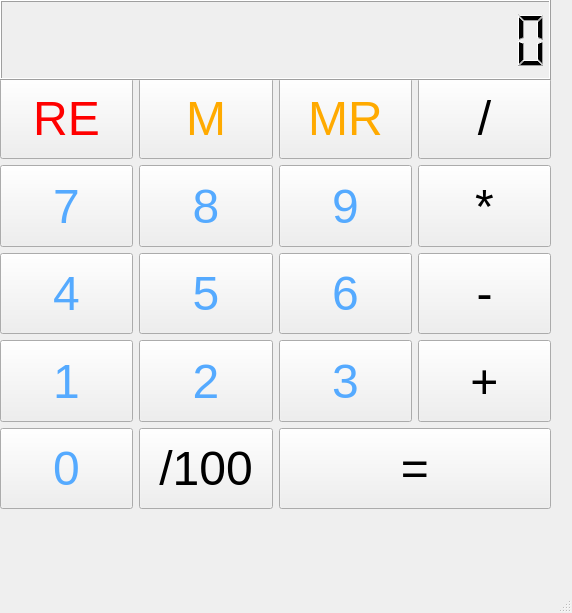
<?xml version="1.0" encoding="UTF-8"?>
<ui version="4.0">
 <class>MainWindow</class>
 <widget class="QMainWindow" name="MainWindow">
  <property name="geometry">
   <rect>
    <x>0</x>
    <y>0</y>
    <width>572</width>
    <height>613</height>
   </rect>
  </property>
  <property name="windowTitle">
   <string>MainWindow</string>
  </property>
  <widget class="QWidget" name="centralwidget">
   <widget class="QWidget" name="gridLayoutWidget">
    <property name="geometry">
     <rect>
      <x>0</x>
      <y>78</y>
      <width>551</width>
      <height>431</height>
     </rect>
    </property>
    <layout class="QGridLayout" name="gridLayout">
     <item row="4" column="0">
      <widget class="QPushButton" name="pushButton_0">
       <property name="sizePolicy">
        <sizepolicy hsizetype="Minimum" vsizetype="Expanding">
         <horstretch>0</horstretch>
         <verstretch>0</verstretch>
        </sizepolicy>
       </property>
       <property name="font">
        <font>
         <pointsize>36</pointsize>
        </font>
       </property>
       <property name="styleSheet">
        <string notr="true">color: rgb(85, 170, 255);</string>
       </property>
       <property name="text">
        <string>0</string>
       </property>
      </widget>
     </item>
     <item row="1" column="0">
      <widget class="QPushButton" name="pushButton_7">
       <property name="sizePolicy">
        <sizepolicy hsizetype="Minimum" vsizetype="Expanding">
         <horstretch>0</horstretch>
         <verstretch>0</verstretch>
        </sizepolicy>
       </property>
       <property name="font">
        <font>
         <pointsize>36</pointsize>
        </font>
       </property>
       <property name="styleSheet">
        <string notr="true">color: rgb(85, 170, 255);</string>
       </property>
       <property name="text">
        <string>7</string>
       </property>
      </widget>
     </item>
     <item row="2" column="0">
      <widget class="QPushButton" name="pushButton_4">
       <property name="sizePolicy">
        <sizepolicy hsizetype="Minimum" vsizetype="Expanding">
         <horstretch>0</horstretch>
         <verstretch>0</verstretch>
        </sizepolicy>
       </property>
       <property name="font">
        <font>
         <pointsize>36</pointsize>
        </font>
       </property>
       <property name="styleSheet">
        <string notr="true">color: rgb(85, 170, 255);</string>
       </property>
       <property name="text">
        <string>4</string>
       </property>
      </widget>
     </item>
     <item row="4" column="2" colspan="2">
      <widget class="QPushButton" name="pushButton_eq">
       <property name="sizePolicy">
        <sizepolicy hsizetype="Minimum" vsizetype="Expanding">
         <horstretch>0</horstretch>
         <verstretch>0</verstretch>
        </sizepolicy>
       </property>
       <property name="font">
        <font>
         <pointsize>36</pointsize>
        </font>
       </property>
       <property name="text">
        <string>=</string>
       </property>
      </widget>
     </item>
     <item row="2" column="2">
      <widget class="QPushButton" name="pushButton_6">
       <property name="sizePolicy">
        <sizepolicy hsizetype="Minimum" vsizetype="Expanding">
         <horstretch>0</horstretch>
         <verstretch>0</verstretch>
        </sizepolicy>
       </property>
       <property name="font">
        <font>
         <pointsize>36</pointsize>
        </font>
       </property>
       <property name="styleSheet">
        <string notr="true">color: rgb(85, 170, 255);</string>
       </property>
       <property name="text">
        <string>6</string>
       </property>
      </widget>
     </item>
     <item row="2" column="3">
      <widget class="QPushButton" name="pushButton_sub">
       <property name="sizePolicy">
        <sizepolicy hsizetype="Minimum" vsizetype="Expanding">
         <horstretch>0</horstretch>
         <verstretch>0</verstretch>
        </sizepolicy>
       </property>
       <property name="font">
        <font>
         <pointsize>36</pointsize>
        </font>
       </property>
       <property name="text">
        <string>-</string>
       </property>
      </widget>
     </item>
     <item row="3" column="2">
      <widget class="QPushButton" name="pushButton_3">
       <property name="sizePolicy">
        <sizepolicy hsizetype="Minimum" vsizetype="Expanding">
         <horstretch>0</horstretch>
         <verstretch>0</verstretch>
        </sizepolicy>
       </property>
       <property name="font">
        <font>
         <pointsize>36</pointsize>
        </font>
       </property>
       <property name="styleSheet">
        <string notr="true">color: rgb(85, 170, 255);</string>
       </property>
       <property name="text">
        <string>3</string>
       </property>
      </widget>
     </item>
     <item row="0" column="0">
      <widget class="QPushButton" name="pushButton_RE">
       <property name="sizePolicy">
        <sizepolicy hsizetype="Minimum" vsizetype="Expanding">
         <horstretch>0</horstretch>
         <verstretch>0</verstretch>
        </sizepolicy>
       </property>
       <property name="font">
        <font>
         <pointsize>36</pointsize>
        </font>
       </property>
       <property name="styleSheet">
        <string notr="true">color: rgb(255, 0, 0);</string>
       </property>
       <property name="text">
        <string>RE</string>
       </property>
      </widget>
     </item>
     <item row="0" column="1">
      <widget class="QPushButton" name="pushButton_M">
       <property name="sizePolicy">
        <sizepolicy hsizetype="Minimum" vsizetype="Expanding">
         <horstretch>0</horstretch>
         <verstretch>0</verstretch>
        </sizepolicy>
       </property>
       <property name="font">
        <font>
         <pointsize>36</pointsize>
        </font>
       </property>
       <property name="styleSheet">
        <string notr="true">color: rgb(255, 170, 0);</string>
       </property>
       <property name="text">
        <string>M</string>
       </property>
      </widget>
     </item>
     <item row="2" column="1">
      <widget class="QPushButton" name="pushButton_5">
       <property name="sizePolicy">
        <sizepolicy hsizetype="Minimum" vsizetype="Expanding">
         <horstretch>0</horstretch>
         <verstretch>0</verstretch>
        </sizepolicy>
       </property>
       <property name="font">
        <font>
         <pointsize>36</pointsize>
        </font>
       </property>
       <property name="styleSheet">
        <string notr="true">color: rgb(85, 170, 255);</string>
       </property>
       <property name="text">
        <string>5</string>
       </property>
      </widget>
     </item>
     <item row="1" column="2">
      <widget class="QPushButton" name="pushButton_9">
       <property name="sizePolicy">
        <sizepolicy hsizetype="Minimum" vsizetype="Expanding">
         <horstretch>0</horstretch>
         <verstretch>0</verstretch>
        </sizepolicy>
       </property>
       <property name="font">
        <font>
         <pointsize>36</pointsize>
        </font>
       </property>
       <property name="styleSheet">
        <string notr="true">color: rgb(85, 170, 255);</string>
       </property>
       <property name="text">
        <string>9</string>
       </property>
      </widget>
     </item>
     <item row="0" column="3">
      <widget class="QPushButton" name="pushButton_div">
       <property name="sizePolicy">
        <sizepolicy hsizetype="Minimum" vsizetype="Expanding">
         <horstretch>0</horstretch>
         <verstretch>0</verstretch>
        </sizepolicy>
       </property>
       <property name="font">
        <font>
         <pointsize>36</pointsize>
        </font>
       </property>
       <property name="text">
        <string>/</string>
       </property>
      </widget>
     </item>
     <item row="3" column="1">
      <widget class="QPushButton" name="pushButton_2">
       <property name="sizePolicy">
        <sizepolicy hsizetype="Minimum" vsizetype="Expanding">
         <horstretch>0</horstretch>
         <verstretch>0</verstretch>
        </sizepolicy>
       </property>
       <property name="font">
        <font>
         <pointsize>36</pointsize>
        </font>
       </property>
       <property name="styleSheet">
        <string notr="true">color: rgb(85, 170, 255);</string>
       </property>
       <property name="text">
        <string>2</string>
       </property>
      </widget>
     </item>
     <item row="1" column="3">
      <widget class="QPushButton" name="pushButton_mul">
       <property name="sizePolicy">
        <sizepolicy hsizetype="Minimum" vsizetype="Expanding">
         <horstretch>0</horstretch>
         <verstretch>0</verstretch>
        </sizepolicy>
       </property>
       <property name="font">
        <font>
         <pointsize>36</pointsize>
        </font>
       </property>
       <property name="text">
        <string>*</string>
       </property>
      </widget>
     </item>
     <item row="3" column="0">
      <widget class="QPushButton" name="pushButton_1">
       <property name="sizePolicy">
        <sizepolicy hsizetype="Minimum" vsizetype="Expanding">
         <horstretch>0</horstretch>
         <verstretch>0</verstretch>
        </sizepolicy>
       </property>
       <property name="font">
        <font>
         <pointsize>36</pointsize>
        </font>
       </property>
       <property name="styleSheet">
        <string notr="true">color: rgb(85, 170, 255);</string>
       </property>
       <property name="text">
        <string>1</string>
       </property>
      </widget>
     </item>
     <item row="4" column="1">
      <widget class="QPushButton" name="pushButton_perc">
       <property name="enabled">
        <bool>true</bool>
       </property>
       <property name="sizePolicy">
        <sizepolicy hsizetype="Minimum" vsizetype="Expanding">
         <horstretch>0</horstretch>
         <verstretch>0</verstretch>
        </sizepolicy>
       </property>
       <property name="font">
        <font>
         <pointsize>36</pointsize>
        </font>
       </property>
       <property name="text">
        <string>/100</string>
       </property>
      </widget>
     </item>
     <item row="3" column="3">
      <widget class="QPushButton" name="pushButton_add">
       <property name="sizePolicy">
        <sizepolicy hsizetype="Minimum" vsizetype="Expanding">
         <horstretch>0</horstretch>
         <verstretch>0</verstretch>
        </sizepolicy>
       </property>
       <property name="font">
        <font>
         <pointsize>36</pointsize>
        </font>
       </property>
       <property name="text">
        <string>+</string>
       </property>
      </widget>
     </item>
     <item row="0" column="2">
      <widget class="QPushButton" name="pushButton_MR">
       <property name="sizePolicy">
        <sizepolicy hsizetype="Minimum" vsizetype="Expanding">
         <horstretch>0</horstretch>
         <verstretch>0</verstretch>
        </sizepolicy>
       </property>
       <property name="font">
        <font>
         <pointsize>36</pointsize>
        </font>
       </property>
       <property name="styleSheet">
        <string notr="true">color: rgb(255, 170, 0);</string>
       </property>
       <property name="text">
        <string>MR</string>
       </property>
      </widget>
     </item>
     <item row="1" column="1">
      <widget class="QPushButton" name="pushButton_8">
       <property name="sizePolicy">
        <sizepolicy hsizetype="Minimum" vsizetype="Expanding">
         <horstretch>0</horstretch>
         <verstretch>0</verstretch>
        </sizepolicy>
       </property>
       <property name="font">
        <font>
         <pointsize>36</pointsize>
        </font>
       </property>
       <property name="styleSheet">
        <string notr="true">color: rgb(85, 170, 255);</string>
       </property>
       <property name="text">
        <string>8</string>
       </property>
      </widget>
     </item>
    </layout>
   </widget>
   <widget class="QWidget" name="gridLayoutWidget_2">
    <property name="geometry">
     <rect>
      <x>0</x>
      <y>0</y>
      <width>551</width>
      <height>80</height>
     </rect>
    </property>
    <layout class="QGridLayout" name="gridLayout_2">
     <item row="0" column="0">
      <widget class="QLCDNumber" name="lcdNumber">
       <property name="digitCount">
        <number>18</number>
       </property>
      </widget>
     </item>
    </layout>
   </widget>
  </widget>
  <widget class="QStatusBar" name="statusbar"/>
 </widget>
 <resources/>
 <connections>
  <connection>
   <sender>pushButton_RE</sender>
   <signal>clicked()</signal>
   <receiver>MainWindow</receiver>
   <slot>reset()</slot>
   <hints>
    <hint type="sourcelabel">
     <x>78</x>
     <y>123</y>
    </hint>
    <hint type="destinationlabel">
     <x>107</x>
     <y>554</y>
    </hint>
   </hints>
  </connection>
 </connections>
 <slots>
  <slot>reset()</slot>
 </slots>
</ui>
